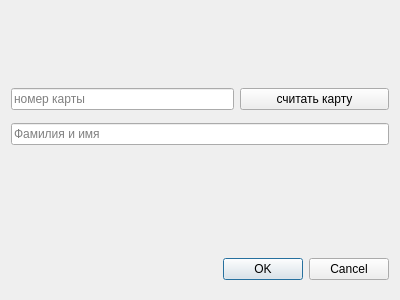
<?xml version="1.0" encoding="UTF-8"?>
<ui version="4.0">
 <class>Dialog</class>
 <widget class="QDialog" name="Dialog">
  <property name="geometry">
   <rect>
    <x>0</x>
    <y>0</y>
    <width>400</width>
    <height>300</height>
   </rect>
  </property>
  <property name="windowTitle">
   <string>Dialog</string>
  </property>
  <layout class="QVBoxLayout" name="verticalLayout">
   <item>
    <spacer name="verticalSpacer">
     <property name="orientation">
      <enum>Qt::Vertical</enum>
     </property>
     <property name="sizeType">
      <enum>QSizePolicy::Fixed</enum>
     </property>
     <property name="sizeHint" stdset="0">
      <size>
       <width>20</width>
       <height>70</height>
      </size>
     </property>
    </spacer>
   </item>
   <item>
    <layout class="QHBoxLayout" name="horizontalLayout">
     <item>
      <widget class="QLineEdit" name="cardNumberLine">
       <property name="sizePolicy">
        <sizepolicy hsizetype="Expanding" vsizetype="Fixed">
         <horstretch>30</horstretch>
         <verstretch>0</verstretch>
        </sizepolicy>
       </property>
       <property name="readOnly">
        <bool>true</bool>
       </property>
       <property name="placeholderText">
        <string>номер карты</string>
       </property>
      </widget>
     </item>
     <item>
      <widget class="QPushButton" name="readCard">
       <property name="enabled">
        <bool>true</bool>
       </property>
       <property name="sizePolicy">
        <sizepolicy hsizetype="Expanding" vsizetype="Maximum">
         <horstretch>20</horstretch>
         <verstretch>0</verstretch>
        </sizepolicy>
       </property>
       <property name="text">
        <string>считать карту</string>
       </property>
      </widget>
     </item>
    </layout>
   </item>
   <item>
    <widget class="QLineEdit" name="Name">
     <property name="inputMask">
      <string/>
     </property>
     <property name="text">
      <string comment="ывап" extracomment="Фамилия и имя"/>
     </property>
     <property name="placeholderText">
      <string>Фамилия и имя</string>
     </property>
    </widget>
   </item>
   <item>
    <spacer name="verticalSpacer_2">
     <property name="orientation">
      <enum>Qt::Vertical</enum>
     </property>
     <property name="sizeType">
      <enum>QSizePolicy::Fixed</enum>
     </property>
     <property name="sizeHint" stdset="0">
      <size>
       <width>20</width>
       <height>100</height>
      </size>
     </property>
    </spacer>
   </item>
   <item>
    <widget class="QDialogButtonBox" name="buttonBox">
     <property name="orientation">
      <enum>Qt::Horizontal</enum>
     </property>
     <property name="standardButtons">
      <set>QDialogButtonBox::Cancel|QDialogButtonBox::Ok</set>
     </property>
    </widget>
   </item>
  </layout>
 </widget>
 <resources/>
 <connections>
  <connection>
   <sender>buttonBox</sender>
   <signal>accepted()</signal>
   <receiver>Dialog</receiver>
   <slot>accept()</slot>
   <hints>
    <hint type="sourcelabel">
     <x>248</x>
     <y>254</y>
    </hint>
    <hint type="destinationlabel">
     <x>157</x>
     <y>274</y>
    </hint>
   </hints>
  </connection>
  <connection>
   <sender>buttonBox</sender>
   <signal>rejected()</signal>
   <receiver>Dialog</receiver>
   <slot>reject()</slot>
   <hints>
    <hint type="sourcelabel">
     <x>316</x>
     <y>260</y>
    </hint>
    <hint type="destinationlabel">
     <x>286</x>
     <y>274</y>
    </hint>
   </hints>
  </connection>
 </connections>
</ui>
